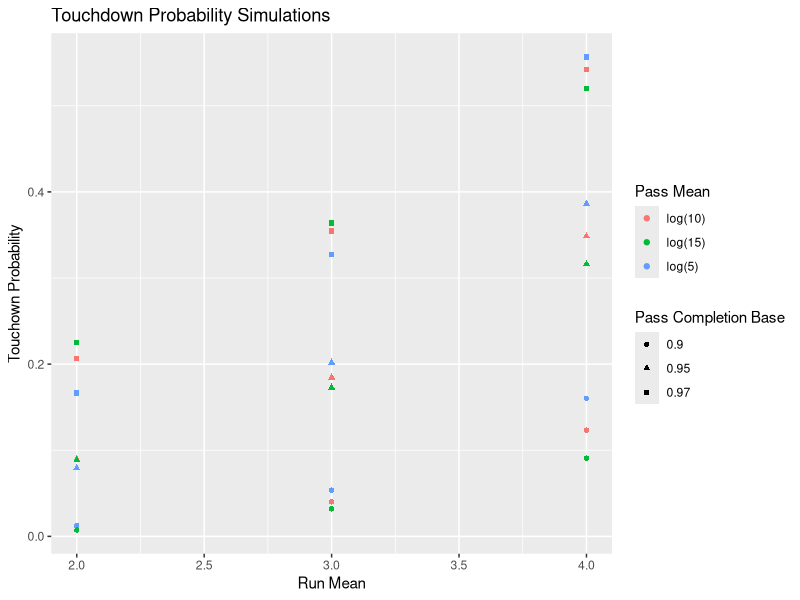
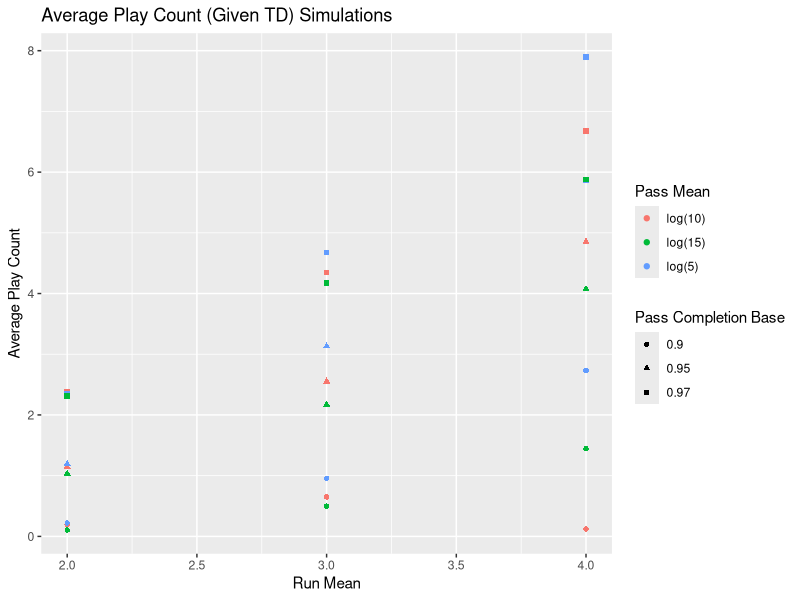

Generate these figures, in order, with R:

library(ggplot2)

# 

# ##Run Mean = 3
# run mean = 3
# pass mean = log(10)
# p_comp base = .97
# prob_td = 0.3546
# avrg_plays = 4.3492 
# avrg_plays = 4.3492
# 
# run mean = 3
# pass mean = log(10)
# p_comp base = .9
# prob_td =  0.0401
# avrg_plays = 0.6493
# 
# run mean = 3
# pass mean = log(10)
# p_comp base = .95
# prob_td = 0.1859
# avrg_plays = 2.5527
# 
# run mean = 3
# pass mean = log(5)
# p_comp base = .97
# prob_td = 0.3272
# avrg_plays = 4.6803
# 
# run mean = 3
# pass mean = log(5)
# p_comp base = .9
# prob_td =  0.0537
# avrg_plays = 0.957
# 
# run mean = 3
# pass mean = log(5)
# p_comp base = .95
# prob_td = 0.2019
# avrg_plays = 3.1313
# 
# run mean = 3
# pass mean = log(15)
# p_comp base = .97
# prob_td = 0.364
# avrg_plays = 4.175
# 
# run mean = 3
# pass mean = log(15)
# p_comp base = .9
# prob_td =  0.0319
# avrg_plays = 0.4989
# 
# run mean = 3
# pass mean = log(15)
# p_comp base = .95
# prob_td = 0.1729
# avrg_plays = 2.1708
# 
# 
# 
# 
# #Run Mean = 2
# run mean = 2
# pass mean = log(10)
# p_comp base = .97
# prob_td = 0.2063
# avrg_plays = 2.3883
# 
# run mean = 2
# pass mean = log(10)
# p_comp base = .9
# prob_td =  0.012
# avrg_plays =  0.1956
# 
# run mean = 2
# pass mean = log(10)
# p_comp base = .95
# prob_td = 0.0896
# avrg_plays = 1.1444
# 
# run mean = 2
# pass mean = log(5)
# p_comp base = .97
# prob_td = 0.1665
# avrg_plays = 2.3441
# 
# run mean = 2
# pass mean = log(5)
# p_comp base = .9
# prob_td =  0.0126
# avrg_plays =  0.2194
# 
# run mean = 2
# pass mean = log(5)
# p_comp base = .95
# prob_td = 0.0793
# avrg_plays = 1.1926
# 
# run mean = 2
# pass mean = log(15)
# p_comp base = .97
# prob_td = 0.2248
# avrg_plays = 2.3141
# 
# run mean = 2
# pass mean = log(15)
# p_comp base = .9
# prob_td =  0.0073
# avrg_plays =  0.1038
# 
# run mean = 2
# pass mean = log(15)
# p_comp base = .95
# prob_td = 0.0884
# avrg_plays = 1.0319
# 
# #Run Mean = 4
# run mean = 4
# pass mean = log(10)
# p_comp base = .97
# prob_td = 0.5421
# avrg_plays = 6.6754
# 
# run mean = 4
# pass mean = log(10)
# p_comp base = .9
# prob_td = 0.1233
# avrg_plays = 0.1233
# 
# run mean = 4
# pass mean = log(10)
# p_comp base = .95
# prob_td = 0.3485
# avrg_plays = 4.8535
# 
# run mean = 4
# pass mean = log(5)
# p_comp base = .97
# prob_td = 0.5568
# avrg_plays = 7.8982
# 
# run mean = 4
# pass mean = log(5)
# p_comp base = .9
# prob_td =  0.1603
# avrg_plays =  2.733
# 
# run mean = 4
# pass mean = log(5)
# p_comp base = .95
# prob_td = 0.3862
# avrg_plays = 5.8579
# 
# run mean = 4
# pass mean = log(15)
# p_comp base = .97
# prob_td = 0.5201
# avrg_plays = 5.8742
# 
# run mean = 4
# pass mean = log(15)
# p_comp base = .9
# prob_td =  0.0908
# avrg_plays =  1.4416
# 
# run mean = 4
# pass mean = log(15)
# p_comp base = .95
# prob_td = 0.3161
# avrg_plays = 4.0751

emp.data <- data.frame(
  sim_id = c (1:27),
  run_mean = c(3, 3, 3, 3, 3, 3, 3, 3, 3, 2, 2, 2, 2, 2, 2, 2, 2, 2, 4, 4, 4, 4, 4, 4, 4, 4, 4),
  pass_mean = c(replicate(3, c('log(10)', 'log(10)', 'log(10)', 'log(5)', 'log(5)', 'log(5)', 'log(15)', 'log(15)', 'log(15)'))),
  p_comp_base = rep(c(rep(c(.97, .9, .95), 3)), 3),
  prob_td = c(0.3546, 0.0401, 0.18459, 0.3272, 0.0537, 0.2019, 0.364, 0.0319, 0.1729, 0.2063, 0.012, 0.0896, 0.1665, 0.0126, 0.0793, 0.2248, 0.0073, 0.0884, 0.5421, 0.1233, 0.3485, 0.5568, 0.1603, 0.3862, 0.5201, 0.0908, 0.3161),
  avrg_plays = c(4.3492, 0.6493, 2.5527, 4.6803, 0.957, 3.1313, 4.175, 0.4989, 2.1708, 2.3883, 0.1956, 1.1444, 2.3441, 0.2194, 1.1926, 2.3141, 0.1038, 1.0319, 6.6756, 0.1233, 4.8535, 7.8982, 2.733, 5.8579, 5.8742, 1.4446, 4.0751))
emp.data

##Y axis is prob_td
#X axis is run mean
# color = pass mean
# shape = p_comp_base


ggplot(data = emp.data, aes(x = run_mean, y = prob_td, colour = pass_mean)) + geom_point(aes(shape = factor(p_comp_base)))+ggtitle("Touchdown Probability Simulations") + 
  ylab("Touchown Probability") +
  xlab("Run Mean") +
  scale_shape_discrete(name = "Pass Completion Base")+
  scale_color_discrete(name = "Pass Mean")


ggplot(data = emp.data, aes(x = run_mean, y = avrg_plays, colour = pass_mean)) + 
  geom_point(aes(shape = factor(p_comp_base)))+ggtitle("Average Play Count (Given TD) Simulations") + 
  ylab("Average Play Count")+
  xlab("Run Mean") +
  scale_shape_discrete(name = "Pass Completion Base")+
  scale_color_discrete(name = "Pass Mean")

                                                                     

